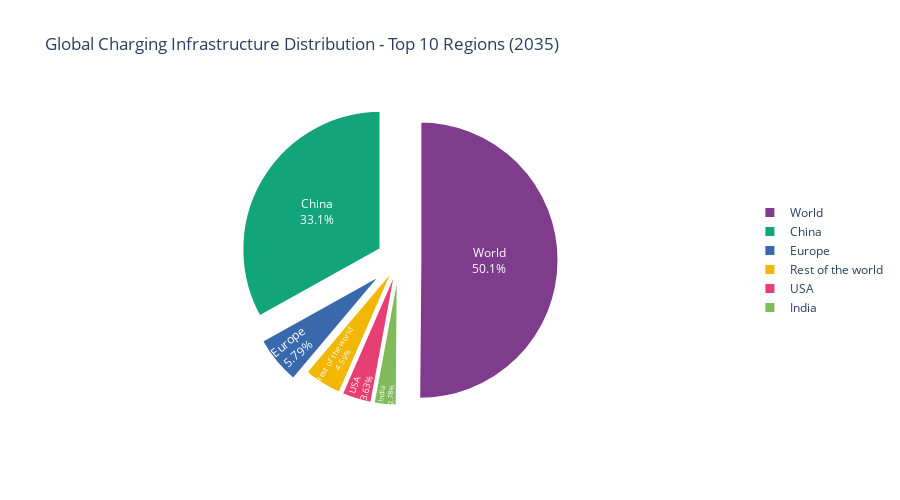
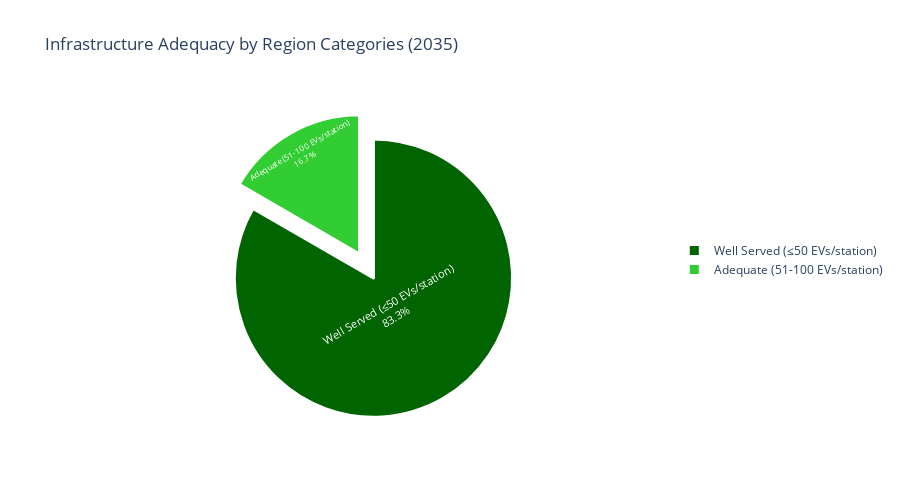

The notebook cell saved with these charts, in order:
### Markdown cell above
---
## 3. Pie Chart: Infrastructure Distribution Analysis

**Goal:** Visualize the distribution of charging infrastructure across regions and analyze infrastructure adequacy patterns.

### Code cell
# Prepare charging station data by region
df_charging = df_sales[
    (df_sales['parameter'].str.contains('charging points', case=False, na=False)) &
    (df_sales['year'] >= 2017)  # Charging data more complete from 2017
].copy()

# Get the most recent year for infrastructure analysis
latest_infrastructure_year = df_charging['year'].max()
print(f"Using infrastructure data from {latest_infrastructure_year}")

# Aggregate total charging points by region for the latest year
charging_latest = df_charging[df_charging['year'] == latest_infrastructure_year].groupby('region')['value'].sum().reset_index()
charging_latest.columns = ['region', 'total_charging_points']

# Get top 10 regions by charging infrastructure
top_charging_regions = charging_latest.nlargest(10, 'total_charging_points')

# Create pie chart for charging infrastructure distribution with enhanced visuals
fig_pie1 = px.pie(
    top_charging_regions,
    values='total_charging_points',
    names='region',
    title=f'Global Charging Infrastructure Distribution - Top 10 Regions ({latest_infrastructure_year})',
    template='plotly_white',
    color_discrete_sequence=px.colors.qualitative.Bold  # More vivid colors
)

# Create pull values for exploding slices - emphasize top regions
pull_values = [0.15 if i < 3 else 0.05 for i in range(len(top_charging_regions))]

fig_pie1.update_traces(
    textposition='inside', 
    textinfo='percent+label',
    textfont_size=12,
    textfont_color='white',
    marker=dict(
        line=dict(color='white', width=3)  # White borders for better separation
    ),
    pull=pull_values,  # Pull out slices for emphasis
    hovertemplate='<b>%{label}</b><br>Charging Points: %{value:,.0f}<br>Share: %{percent}<extra></extra>'
)

fig_pie1.update_layout(
    height=600,
    showlegend=True,
    legend=dict(
        orientation="v", 
        yanchor="middle", 
        y=0.5, 
        xanchor="left", 
        x=1.05,
        font=dict(size=12)
    ),
    title=dict(
        font=dict(size=18, color='darkblue'),
        x=0.5,
        xanchor='center'
    )
)

fig_pie1.show()

# Also create a pie chart for EV stock vs infrastructure adequacy
# Merge charging data with EV stock data for the same year
ev_latest_year = ev_by_region_year[ev_by_region_year['year'] == latest_infrastructure_year]
infrastructure_analysis = ev_latest_year.merge(charging_latest, on='region', how='inner')

# Calculate EVs per charging point and categorize
infrastructure_analysis['evs_per_station'] = infrastructure_analysis['total_ev_stock'] / infrastructure_analysis['total_charging_points']

# Create categories for infrastructure adequacy
def categorize_infrastructure(ratio):
    if ratio <= 50:
        return 'Well Served (≤50 EVs/station)'
    elif ratio <= 100:
        return 'Adequate (51-100 EVs/station)'
    elif ratio <= 200:
        return 'Strained (101-200 EVs/station)'
    else:
        return 'Insufficient (>200 EVs/station)'

infrastructure_analysis['infrastructure_category'] = infrastructure_analysis['evs_per_station'].apply(categorize_infrastructure)

# Count regions in each category
category_counts = infrastructure_analysis['infrastructure_category'].value_counts()

# Create pie chart for infrastructure adequacy with enhanced visuals
fig_pie2 = px.pie(
    values=category_counts.values,
    names=category_counts.index,
    title=f'Infrastructure Adequacy by Region Categories ({latest_infrastructure_year})',
    template='plotly_white',
    color_discrete_sequence=['#006400', '#32CD32', '#FFD700', '#FF4500']  # More vivid green to red spectrum
)

# Create pull values - emphasize problematic categories (insufficient and well-served)
pull_values_cat = []
for category in category_counts.index:
    if 'Insufficient' in category or 'Well Served' in category:
        pull_values_cat.append(0.15)  # Pull out key categories
    else:
        pull_values_cat.append(0.05)

fig_pie2.update_traces(
    textposition='inside', 
    textinfo='percent+label',
    textfont_size=11,
    textfont_color='white',
    marker=dict(
        line=dict(color='white', width=3)  # White borders for better separation
    ),
    pull=pull_values_cat,  # Pull out key slices
    hovertemplate='<b>%{label}</b><br>Regions: %{value}<br>Share: %{percent}<extra></extra>'
)

fig_pie2.update_layout(
    height=600,
    showlegend=True,
    legend=dict(
        orientation="v", 
        yanchor="middle", 
        y=0.5, 
        xanchor="left", 
        x=1.05,
        font=dict(size=12)
    ),
    title=dict(
        font=dict(size=18, color='darkblue'),
        x=0.5,
        xanchor='center'
    )
)

fig_pie2.show()

# Print insights
print(f"\n📊 Infrastructure Distribution Insights:")
print(f"• Total charging points analyzed: {top_charging_regions['total_charging_points'].sum():,.0f}")
print(f"• Top 3 regions control {top_charging_regions.head(3)['total_charging_points'].sum() / top_charging_regions['total_charging_points'].sum() * 100:.1f}% of infrastructure")
print(f"• Leading region: {top_charging_regions.iloc[0]['region']} ({top_charging_regions.iloc[0]['total_charging_points']:,.0f} stations)")

print(f"\n🎯 Infrastructure Adequacy Analysis:")
for category, count in category_counts.items():
    print(f"• {category}: {count} regions ({count/len(infrastructure_analysis)*100:.1f}%)")

print(f"\n💡 Key Takeaways:")
print(f"   - Infrastructure is highly concentrated in a few major regions")
print(f"   - {category_counts.get('Insufficient (>200 EVs/station)', 0)} regions show infrastructure strain")
print(f"   - {category_counts.get('Well Served (≤50 EVs/station)', 0)} regions have adequate charging coverage")
print(f"   - Infrastructure planning varies significantly across markets")

### Figure 1 — Plotly figure (JSON) as saved in the notebook; plotly's stock layout.template omitted (floating-point values rounded to 4 significant figures)
{"data": [{"domain": {"x": [0, 1], "y": [0, 1]}, "hovertemplate": "<b>%{label}</b><br>Charging Points: %{value:,.0f}<br>Share: %{percent}<extra></extra>", "labels": ["World", "China", "Europe", "Rest of the world", "USA", "India"], "legendgroup": "", "marker": {"line": {"color": "white", "width": 3}}, "name": "", "pull": [0.15, 0.15, 0.15, 0.05, 0.05, 0.05], "showlegend": true, "textfont": {"color": "white", "size": 12}, "textinfo": "percent+label", "textposition": "inside", "type": "pie", "values": [47600000.0, 31400000.0, 5500000.0, 4360000.0, 3450000.0, 2638000.0]}], "layout": {"height": 500, "legend": {"orientation": "v", "tracegroupgap": 0, "x": 1.05, "xanchor": "left", "y": 0.5, "yanchor": "middle"}, "piecolorway": ["rgb(127, 60, 141)", "rgb(17, 165, 121)", "rgb(57, 105, 172)", "rgb(242, 183, 1)", "rgb(231, 63, 116)", "rgb(128, 186, 90)", "rgb(230, 131, 16)", "rgb(0, 134, 149)", "rgb(207, 28, 144)", "rgb(249, 123, 114)", "rgb(165, 170, 153)"], "showlegend": true, "title": {"text": "Global Charging Infrastructure Distribution - Top 10 Regions (2035)"}}}

### Figure 2 — Plotly figure (JSON) as saved in the notebook; plotly's stock layout.template omitted (floating-point values rounded to 4 significant figures)
{"data": [{"domain": {"x": [0, 1], "y": [0, 1]}, "hovertemplate": "<b>%{label}</b><br>Regions: %{value}<br>Share: %{percent}<extra></extra>", "labels": ["Well Served (≤50 EVs/station)", "Adequate (51-100 EVs/station)"], "legendgroup": "", "marker": {"line": {"color": "white", "width": 3}}, "name": "", "pull": [0.15, 0.05], "showlegend": true, "textfont": {"color": "white", "size": 11}, "textinfo": "percent+label", "textposition": "inside", "type": "pie", "values": [5, 1]}], "layout": {"height": 500, "legend": {"orientation": "v", "tracegroupgap": 0, "x": 1.05, "xanchor": "left", "y": 0.5, "yanchor": "middle"}, "piecolorway": ["#006400", "#32CD32", "#FFD700", "#FF4500"], "showlegend": true, "title": {"text": "Infrastructure Adequacy by Region Categories (2035)"}}}
